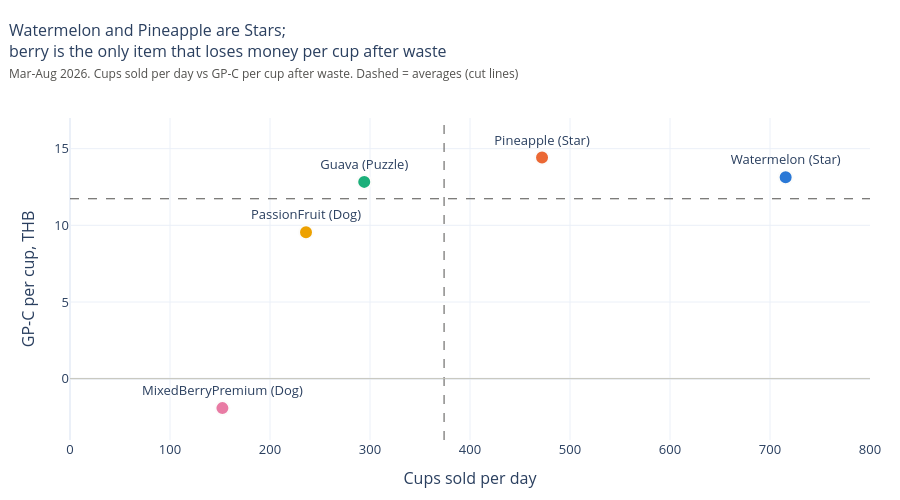

Notebook code cell kept with this figure:
### Code cell
fig = go.Figure()
for sku, r in mm.iterrows():
    fig.add_scatter(x=[r["cups_per_day"]], y=[r["gp_per_cup"]], mode="markers+text", name=sku,
                    marker=dict(size=14, color=ITEM_COLORS[sku], line=dict(color="#fcfcfb", width=2)),
                    text=[f"{sku} ({r['menu_class']})"], textposition="top center",
                    hovertemplate=f"{sku}<br>%{{x:.0f}} cups a day<br>%{{y:.2f}} THB GP per cup<extra></extra>")
pop, prof = mm["pop_line"].iloc[0], mm["profit_line"].iloc[0]
fig.add_vline(x=pop, line=dict(color=TOTAL, dash="dash", width=1))
fig.add_hline(y=prof, line=dict(color=TOTAL, dash="dash", width=1))
fig.add_hline(y=0, line=dict(color="#c3c2b7", width=1))
fig.update_layout(
    title=subtitle("Watermelon and Pineapple are Stars; berry is the only item that loses money per cup after waste",
                   "Mar-Aug 2026. Cups sold per day vs GP-C per cup after waste. Dashed = averages (cut lines)"),
    xaxis=dict(title="Cups sold per day", range=[0, 800]), yaxis=dict(title="GP-C per cup, THB", range=[-4, 17]),
    showlegend=False, height=500)
fig.show()

### Figure 1 — Plotly figure (JSON) as saved in the notebook; plotly's stock layout.template omitted (floating-point values rounded to 4 significant figures)
{"data": [{"hovertemplate": "Watermelon<br>%{x:.0f} cups a day<br>%{y:.2f} THB GP per cup<extra></extra>", "marker": {"color": "#2a78d6", "line": {"color": "#fcfcfb", "width": 2}, "size": 14}, "mode": "markers+text", "name": "Watermelon", "text": ["Watermelon (Star)"], "textposition": "top center", "type": "scatter", "x": [715.6], "y": [13.14]}, {"hovertemplate": "Pineapple<br>%{x:.0f} cups a day<br>%{y:.2f} THB GP per cup<extra></extra>", "marker": {"color": "#eb6834", "line": {"color": "#fcfcfb", "width": 2}, "size": 14}, "mode": "markers+text", "name": "Pineapple", "text": ["Pineapple (Star)"], "textposition": "top center", "type": "scatter", "x": [472.0], "y": [14.42]}, {"hovertemplate": "Guava<br>%{x:.0f} cups a day<br>%{y:.2f} THB GP per cup<extra></extra>", "marker": {"color": "#1baf7a", "line": {"color": "#fcfcfb", "width": 2}, "size": 14}, "mode": "markers+text", "name": "Guava", "text": ["Guava (Puzzle)"], "textposition": "top center", "type": "scatter", "x": [294.2], "y": [12.83]}, {"hovertemplate": "PassionFruit<br>%{x:.0f} cups a day<br>%{y:.2f} THB GP per cup<extra></extra>", "marker": {"color": "#eda100", "line": {"color": "#fcfcfb", "width": 2}, "size": 14}, "mode": "markers+text", "name": "PassionFruit", "text": ["PassionFruit (Dog)"], "textposition": "top center", "type": "scatter", "x": [236.0], "y": [9.552]}, {"hovertemplate": "MixedBerryPremium<br>%{x:.0f} cups a day<br>%{y:.2f} THB GP per cup<extra></extra>", "marker": {"color": "#e87ba4", "line": {"color": "#fcfcfb", "width": 2}, "size": 14}, "mode": "markers+text", "name": "MixedBerryPremium", "text": ["MixedBerryPremium (Dog)"], "textposition": "top center", "type": "scatter", "x": [152.4], "y": [-1.921]}], "layout": {"height": 500, "shapes": [{"line": {"color": "#52514e", "dash": "dash", "width": 1}, "type": "line", "x0": 374.1, "x1": 374.1, "xref": "x", "y0": 0, "y1": 1, "yref": "y domain"}, {"line": {"color": "#52514e", "dash": "dash", "width": 1}, "type": "line", "x0": 0, "x1": 1, "xref": "x domain", "y0": 11.73, "y1": 11.73, "yref": "y"}, {"line": {"color": "#c3c2b7", "width": 1}, "type": "line", "x0": 0, "x1": 1, "xref": "x domain", "y0": 0, "y1": 0, "yref": "y"}], "showlegend": false, "title": {"font": {"size": 16}, "pad": {"t": 36}, "text": "Watermelon and Pineapple are Stars;<br>berry is the only item that loses money per cup after waste<br><span style='font-size:12px;color:#52514e'>Mar-Aug 2026. Cups sold per day vs GP-C per cup after waste. Dashed = averages (cut lines)</span>", "x": 0.01, "xanchor": "left", "y": 1, "yanchor": "top", "yref": "container"}, "xaxis": {"range": [0, 800], "title": {"text": "Cups sold per day"}}, "yaxis": {"range": [-4, 17], "title": {"text": "GP-C per cup, THB"}}}}
